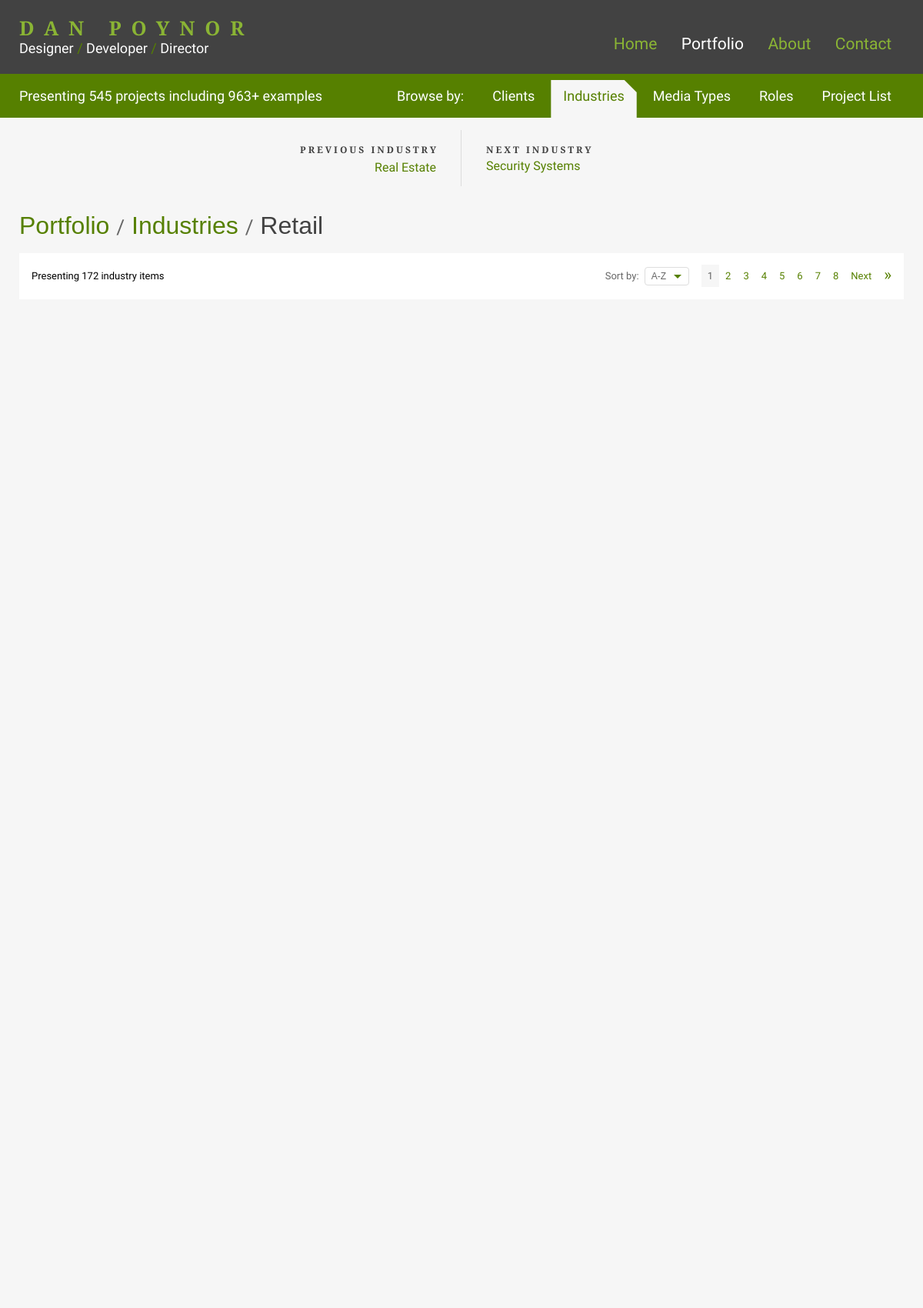
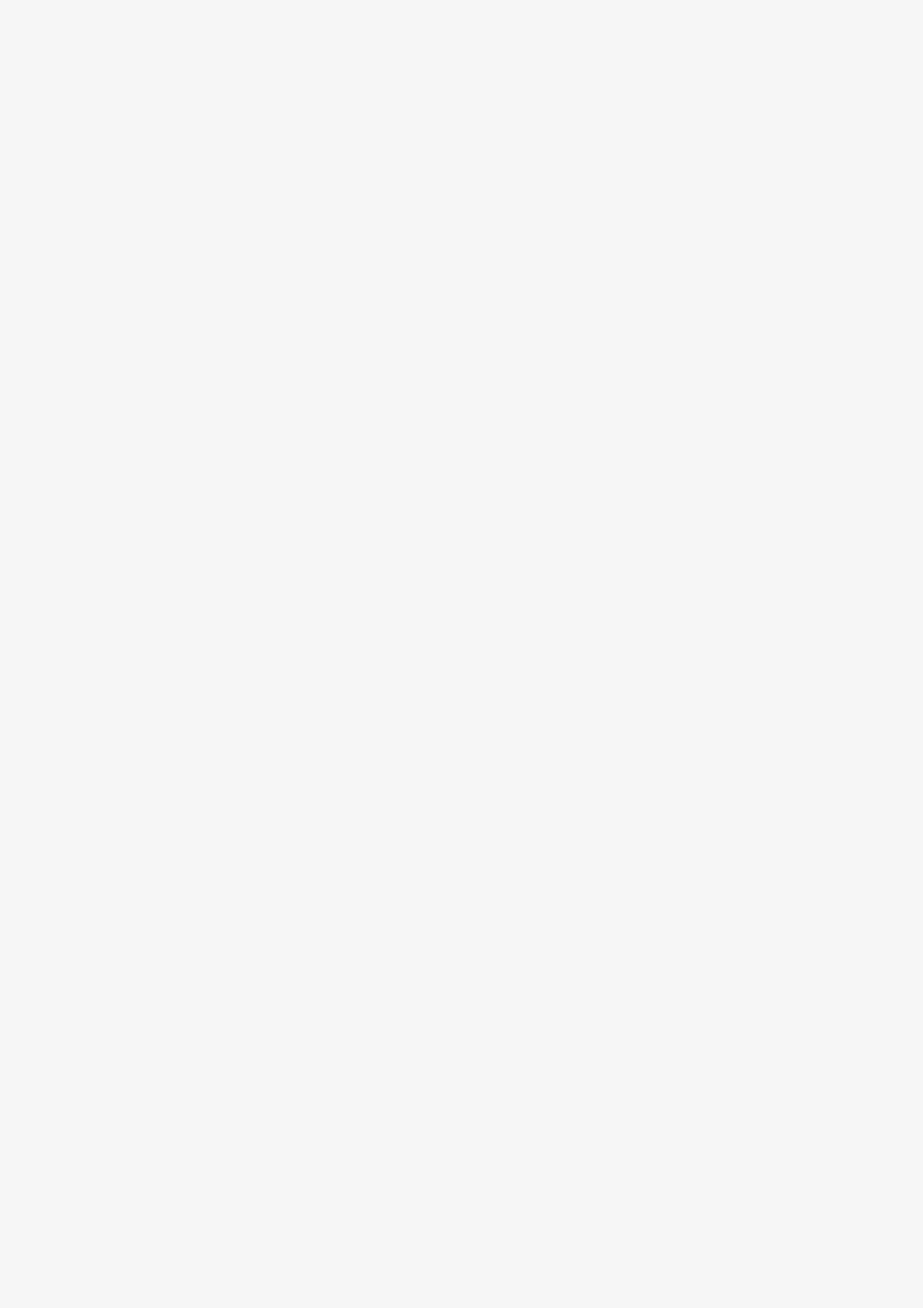
The app's page /portfolio/industries/retail-projects/ (upper part) with its own data (2 pictures, top to bottom).
### portfolio/models.py (models this page shows, shortened)
class TaxonomyMixin(models.Model):
    class Meta:
        abstract = True
    def get_verbose_name(self):
        return self._meta.verbose_name
    def get_absolute_url(self):
        return reverse(f"{self._meta.model_name}_detail", args=[str(self.slug)])

class Industry(TaxonomyMixin, models.Model):
    class Meta:
        verbose_name = "Industry"
        verbose_name_plural = "Industries"
        ordering = ["name"]
    name = models.CharField(max_length=200, unique=True, blank=False, null=False)
    slug = models.SlugField(max_length=200, unique=True, blank=False, null=False)
    description = models.TextField(help_text="Enter the industry description", blank=True, null=True)
    visible = models.BooleanField(default=True, help_text="Check if the industry should be visible")
    image_sm = models.URLField(max_length=200, blank=True, null=True, validators=[URLValidator()])
    image_md = models.URLField(max_length=200, blank=True, null=True, validators=[URLValidator()])
    image_lg = models.URLField(max_length=200, blank=True, null=True, validators=[URLValidator()])
    created_at = models.DateTimeField(auto_now_add=True)
    updated_at = models.DateTimeField(auto_now=True)

### portfolio/views.py (the view)
# urls.py: path("portfolio/industries/<slug:slug>-projects/", views.IndustryProjectsListView.as_view(), name="industry_detail"),
class IndustryProjectsListView(PaginationMixin, PrevNextMixin, generic.DetailView):
    model = Industry
    template_name = "pages/portfolio/industries/term_items_page.html"
    count_type = "industry items"
    view_name = "industry_page_order"
    filter_field = "industry"
    paginator_template_name = "partials/pagination/_paginator.html"

### portfolio/mixins.py (called while the page is built)
    def paginate_queryset(self, queryset, page_number, order='asc'):
        if order == 'desc':
            queryset = queryset.order_by(Lower('name').desc())
        else:
            queryset = queryset.order_by(Lower('name'))
        paginator = Paginator(queryset, self.paginate_by)
        try:
            page_obj = paginator.page(page_number)
        except PageNotAnInteger:
            page_obj = paginator.page(1)
        except EmptyPage:
            page_obj = paginator.page(paginator.num_pages)
        elided_page_range = paginator.get_elided_page_range(number=page_obj.number)
        return page_obj, order, elided_page_range, paginator.count

### portfolio/templatetags/tags.py (called while the page is built)
@register.simple_tag
def verbose_name(obj):
    return obj.get_verbose_name()

### portfolio/templates/pages/portfolio/industries/term_items_page.html (shortened to what this page needs)
{% extends "base_portfolio.html" %}
{% block portfolio_content %}
    {% include "partials/nav/_prev_next_taxonomy_term.html" %}
    <main class="portfolio-taxonomy-term">
        <header>
            <div class="container">
                <h1>
                    <a href="{% url 'portfolio' %}">Portfolio</a> <span class="divider">/</span> <a href="{% url 'industries' %}">Industries</a> <span class="divider">/</span> <span class="current-section">{{ object.name }}</span>
                </h1>
            </div>
        </header>
        {% include "partials/taxonomy/term/_items.html" %}
    </main>
{% endblock portfolio_content %}

### portfolio/templates/partials/nav/_prev_next_taxonomy_term.html (shortened to what this page needs)
{% load tags %}
<section class="prev-next">
    <div class="container">
        <ul>
            <li class="prev">
                <a href="{{ previous_object.get_absolute_url }}" rel='prev'>
                    <p>
                        <span class="prev-next-label"><span class="sort-order">Previous</span> {% verbose_name object %}</span>
                        <span class="truncate">
                            {{ previous_object.name }}
                        </span>
                    </p>
                </a>
            </li>
            <li class="next">
                <a href="{{ next_object.get_absolute_url }}" rel='next'>
                    <p>
                        <span class="prev-next-label"><span class="sort-order">Next</span> {% verbose_name object %}</span>
                        <span class="truncate">
                            {{ next_object.name }}
                        </span>
                    </p>
                </a>
            </li>
        </ul>
    </div>
</section>

### portfolio/static/portfolio/styles.css (style rules this page uses)
:root { --t3: #568000; --t4: #f6f6f6; --t5: #666666; --t6: #424242; --t7: #ffffff; --t8: #dddddd; --t9: #424242; --t10: rgba(154, 205, 50, .05); --t11: rgba(154, 205, 50, .1); --t12: rgba(154, 205, 50, .825); --t13: #f5faeb; --black: #000000; --dark-grays-500: #5c5c5c; --width-portfolio-column: 258px; --width-project-overview: 320px; --transition-speed: .3s; --transition-speed-faster: .2s; --transition-speed-slow: .5s; --transition-speed-slower: .7s; --hover-brightness-amount: 150%; --hover-brightness-amount-less: 120%; --portfolio-img-outline: #eee; }
html, button, input, select, textarea { color: var(--t5); }
html { -webkit-font-smoothing: antialiased; }
html, body { font: normal 16px/1.6180339888 "Source Sans 3", sans-serif; color: var(--t5); }
h1, h2, h3, h4, h5, h6 { font: normal 400 1em/1 "Bitter", sans-serif; margin: 0; text-rendering: optimizeLegibility; text-wrap: pretty; }
a { color: var(--t3); transition: all var(--transition-speed-faster) ease-out; }
a, a:visited, a:hover { text-decoration: none; }
p { text-wrap: pretty; }
main header h1 { color: var(--t6); font-size: 2em; line-height: 1.2; margin: 0; }
main header .divider { color: var(--t5); font: 500 0.82em/1 "Oswald", "Bitter", sans-serif; }
*, *:before, *:after { -moz-box-sizing: border-box; -webkit-box-sizing: border-box; box-sizing: border-box; }
html, body { background-attachment: fixed; background-color: var(--t9); background-image: url(images/backgrounds/tile.webp); height: 100%; margin: 0; overflow-anchor: none; padding: 0; transition: background-color 0.3s ease-out; width: 100%; }
body { margin: 0; min-height: 100%; position: relative; }
main { background-color: var(--t4); margin: 0 auto; min-height: 20rem; padding: 0; transition: background-color 0.3s ease-out; width: 100%; }
section { width: 100%; }
.container { margin: 0 auto; max-width: 1182px; padding: 0 1rem; position: relative; width: 100%; }
main header { padding: 2rem 0 1rem; width: 100%; }
ul { list-style-type: none; margin: 0; padding: 0; }
li { margin: 0; }
.prev-next { background-color: var(--t4); flex: none; margin: 0 auto; padding: 1rem 0; transition: background-color var(--transition-speed) ease-out; width: 100%; }
.prev-next .container { margin: 0 auto; overflow: auto; padding: 0 1em; }
.prev-next p { margin: 0 0 -0.25em; padding: 0; text-wrap: balance; }
.prev-next span.prev-next-label { color: var(--t6); display: block; font: 700 0.75em/1.6180339888 "Bitter", sans-serif; letter-spacing: 0.25em; position: relative; text-transform: uppercase; white-space: nowrap; width: 100%; }
.prev-next span.truncate { display: block; line-height: 1.4; max-width: 90%; width: 100%; }
.prev-next ul { list-style-type: none; margin: 0; overflow: hidden; padding: 0; display: flex; flex-flow: row nowrap; }
.prev-next ul li { flex: 1; max-width: 50%; }
.prev-next ul li a { display: block; height: 100%; overflow: hidden; padding: 1em 2em; position: relative; }
.prev-next ul li a:before, .prev-next ul li a:after { background-color: var(--t3); bottom: 0; height: 2.65em; margin: auto; opacity: 0; position: absolute; top: 0; transition: all var(--transition-speed) ease-in-out; width: 2.25em; }
.prev-next ul li.prev { border-right: 1px solid var(--t8); order: 1; text-align: right; }
.prev-next ul li.prev span.prev-next-label { right: -0.25em; }
.prev-next ul li.prev span.truncate { display: inline-block; text-wrap: balance; }
.prev-next ul li.prev a { padding-left: 4em; }
.prev-next ul li.next { order: 2; text-align: left; }
.prev-next ul li.next a { padding-right: 4em; }
.prev-next:first-of-type { padding-bottom: 0; }

### records on screen
Industry: verbose_name "INDUSTRY", name "Retail"
Industry: name "Real Estate"
Industry: name "Security Systems"

### other values on screen
{{ global_total_projects }} "545"
{{ global_total_project_items }} "963"
{{ total_projects }} "172"
{{ count_type }} "industry items"
{{ i }} "1"
{{ i }} "2" "3" "4" "5" "6" "7" "8"
